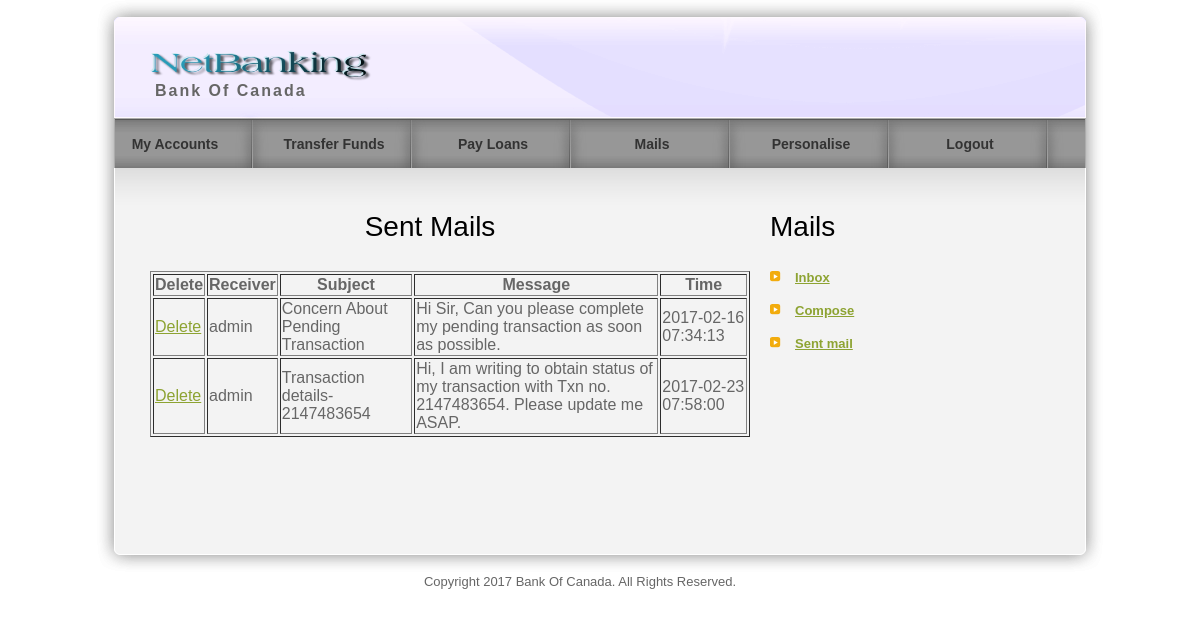
Screenshot of /mailsent.php (signed in) with the database file from the repository.
### tables this page shows
CREATE TABLE `mail` (
  `mailid` int(10) NOT NULL,
  `subject` varchar(250) NOT NULL,
  `message` text NOT NULL,
  `mdatetime` datetime NOT NULL,
  `senderid` varchar(25) NOT NULL,
  `reciverid` varchar(25) NOT NULL
);

### mailsent.php (the view, shortened to what this page needs)
<?php
include("header.php");
$result = mysql_query("SELECT * FROM mail where senderid='$_SESSION[loginid]'");
?>
    <div id="templatemo_main">
  <div align="center"><span class="main_top"></span>
  </div>
  <div id="templatemo_content">
     		 <h2 align="center">Sent Mails</h2>
         <table width="600" border="1">
<?php
		 echo " <tr>";
                echo " <th scope='col' width='45' >Delete</th>";
                echo " <th scope='col'>Receiver</th>";
                echo " <th scope='col'>Subject</th>";
				echo " <th scope='col'>Message</th>";
                echo " <th scope='col'>Time</th>";
                echo " </tr>";
         		while($row = mysql_fetch_array($result))
  				{
    			echo " <tr>";
                echo " <td scope='col'><a href='mailinbox.php?mailid=$row[mailid]'>Delete</a></td>";
                echo " <td scope='col'>$row[reciverid]</td>";
                echo " <td scope='col'>$row[subject]</td>";
				echo " <td scope='col'>$row[message]</td>";
                echo " <td scope='col'>$row[mdatetime]</td>";
                echo " </tr>";
  				}
?>
      </table>
<div class="cleaner_h50"></div>
        </div>
            <div id="templatemo_sidebar">
              <?php
			include("custsidebar.php");
                ?>
              <div class="cleaner_h40"></div>
                <h2>&nbsp;</h2>
</div>
     </div>
    <div id="templatemo_main_bottom"></div>
    <?php
	include("footer.php");
	?>

### templatemo_style.css (style rules this page uses)
body { margin: 0px; padding: 0px; color: #666; font-family: Helevetica,Arial,sans-serif; font-size: 13px; line-height:1.5em; background-color: #fff; background-repeat: repeat-x; }
a, a:link, a:visited { color: #8da332; }
h2 { font-size: 28px; font-weight: normal; line-height: 28px; margin: 0 0 30px 0; padding: 0; color: #000; }
.cleaner_h40 { clear: both; width:100%; height: 40px; }
.cleaner_h50 { clear: both; width:100%; height: 50px; }
#templatemo_main { position: relative; width: 900px; padding: 45px 55px; background: url(images/templatemo_content.png) repeat-y; }
#templatemo_main .main_top { position: absolute; top: 0; left: 20px; width: 970px; height: 45px; background: url(images/templatemo_content_top.png) no-repeat; }
#templatemo_main_bottom { width: 1010px; height: 40px; background: url(images/templatemo_content_bottom.png) no-repeat; }
#templatemo_content { float: left; width: 560px; }
#templatemo_sidebar { float: right; width: 280px; }

### rows the page displays
mail: reciverid "admin", subject "Concern About Pending Transaction", message "Hi Sir, Can you please complete my pending transaction as soon as possible.", mdatetime "2017-02-16 07:34:13"
mail: reciverid "admin", subject "Transaction details-2147483654", message "Hi, I am writing to obtain status of my transaction with Txn no. 2147483654. Please update me ASAP.", mdatetime "2017-02-23 07:58:00"
